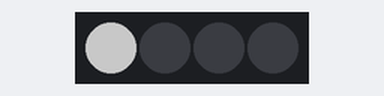
The sketch below on a simulated Arduino Uno, built with avr-gcc and run on an emulated ATmega328P. Shown: 4 RGB LEDs in strip order, left to right. Dim RGB values are drawn brighter than linear; what the sketch prints to the serial monitor is not drawn.

Above: at 0.2 s.
At 1.2 s:
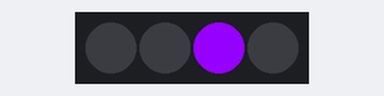
At 2.7 s:
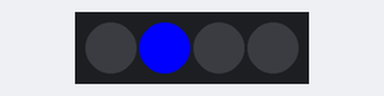
At 3.7 s:
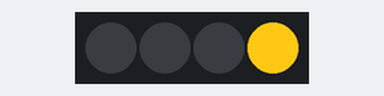
Timing chart, 0 to 4.6 s (numbered marks = the images above):
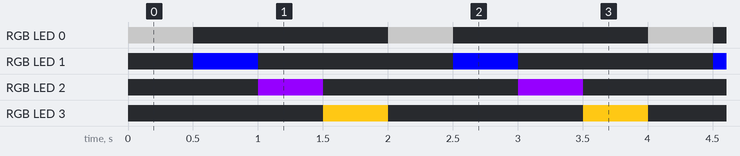

The sketch:

fast_led1.ino
```cpp
#include <FastLED.h>

#define LED_PIN   5
#define NUM_LEDS  4

CRGB leds[NUM_LEDS];

void setup() {

  Serial.begin(9600);

  // put your setup code here, to run once:
  FastLED.addLeds<WS2812, LED_PIN, GRB>(leds, NUM_LEDS);
}

void loop() {
  // put your main code here, to run repeatedly:
  leds[0] = CRGB(100,100,100);
  FastLED.show();
  delay(500);

  Serial.print("test");

  leds[0] = CRGB::Black;
  leds[1] = CRGB(0,0,255);
  FastLED.show();
  delay(500);

  Serial.print("test");
  leds[1] = CRGB::Black;
  leds[2] = CRGB(150,0,255);
   FastLED.show();
  delay(500);

  leds[2] = CRGB::Black;
  leds[3] = CRGB(255,200,20);
  FastLED.show();
  delay(500);
  leds[3] = CRGB::Black;


}
```

Measured:
- by itself, RGB LED 0: alternates RGB(100, 100, 100) for 0.50 s and off for 1.5 s
- by itself, RGB LED 1: alternates RGB(0, 0, 255) for 0.50 s and off for 1.5 s
- by itself, RGB LED 2: alternates RGB(150, 0, 255) for 0.50 s and off for 1.5 s
- by itself, RGB LED 3: alternates RGB(255, 200, 20) for 0.50 s and off for 1.5 s
